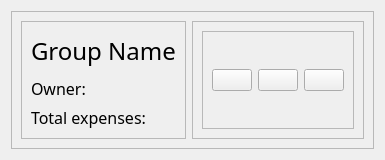
                         <widget class="QWidget" name="GrpHeader" native="true">
                          <property name="sizePolicy">
                           <sizepolicy hsizetype="Preferred" vsizetype="Fixed">
                            <horstretch>0</horstretch>
                            <verstretch>0</verstretch>
                           </sizepolicy>
                          </property>
                          <property name="minimumSize">
                           <size>
                            <width>0</width>
                            <height>100</height>
                           </size>
                          </property>
                          <layout class="QVBoxLayout" name="verticalLayout_33">
                           <item>
                            <widget class="QFrame" name="GrpHeaderSubContainer">
                             <property name="sizePolicy">
                              <sizepolicy hsizetype="Preferred" vsizetype="Fixed">
                               <horstretch>0</horstretch>
                               <verstretch>0</verstretch>
                              </sizepolicy>
                             </property>
                             <property name="minimumSize">
                              <size>
                               <width>0</width>
                               <height>126</height>
                              </size>
                             </property>
                             <property name="maximumSize">
                              <size>
                               <width>16777215</width>
                               <height>200</height>
                              </size>
                             </property>
                             <property name="frameShape">
                              <enum>QFrame::StyledPanel</enum>
                             </property>
                             <property name="frameShadow">
                              <enum>QFrame::Raised</enum>
                             </property>
                             <layout class="QHBoxLayout" name="horizontalLayout_25">
                              <item>
                               <widget class="QFrame" name="frame_13">
                                <property name="frameShape">
                                 <enum>QFrame::StyledPanel</enum>
                                </property>
                                <property name="frameShadow">
                                 <enum>QFrame::Raised</enum>
                                </property>
                                <layout class="QVBoxLayout" name="verticalLayout_38">
                                 <item>
                                  <widget class="QLabel" name="GrpName">
                                   <property name="sizePolicy">
                                    <sizepolicy hsizetype="Preferred" vsizetype="Fixed">
                                     <horstretch>0</horstretch>
                                     <verstretch>0</verstretch>
                                    </sizepolicy>
                                   </property>
                                   <property name="minimumSize">
                                    <size>
                                     <width>0</width>
                                     <height>40</height>
                                    </size>
                                   </property>
                                   <property name="font">
                                    <font>
                                     <family>Swis721 Blk BT</family>
                                     <pointsize>18</pointsize>
                                    </font>
                                   </property>
                                   <property name="text">
                                    <string>Group Name</string>
                                   </property>
                                  </widget>
                                 </item>
                                 <item>
                                  <widget class="QLabel" name="grp_owner">
                                   <property name="font">
                                    <font>
                                     <family>Swis721 Blk BT</family>
                                     <pointsize>12</pointsize>
                                    </font>
                                   </property>
                                   <property name="text">
                                    <string>Owner: </string>
                                   </property>
                                  </widget>
                                 </item>
                                 <item>
                                  <widget class="QLabel" name="GrpTotalExpense">
                                   <property name="font">
                                    <font>
                                     <family>Swis721 Blk BT</family>
                                     <pointsize>12</pointsize>
                                    </font>
                                   </property>
                                   <property name="text">
                                    <string>Total expenses: </string>
                                   </property>
                                  </widget>
                                 </item>
                                </layout>
                               </widget>
                              </item>
                              <item>
                               <widget class="QFrame" name="frame_14">
                                <property name="frameShape">
                                 <enum>QFrame::StyledPanel</enum>
                                </property>
                                <property name="frameShadow">
                                 <enum>QFrame::Raised</enum>
                                </property>
                                <layout class="QHBoxLayout" name="horizontalLayout_27">
                                 <item alignment="Qt::AlignRight">
                                  <widget class="QFrame" name="frame_15">
                                   <property name="frameShape">
                                    <enum>QFrame::StyledPanel</enum>
                                   </property>
                                   <property name="frameShadow">
                                    <enum>QFrame::Raised</enum>
                                   </property>
                                   <layout class="QHBoxLayout" name="horizontalLayout_26">
                                    <item>
                                     <widget class="QPushButton" name="AddMembersBtn_7">
                                      <property name="toolTip">
                                       <string>Add Members</string>
                                      </property>
                                      <property name="text">
                                       <string/>
                                      </property>
                                      <property name="icon">
                                       <iconset resource="resource2.qrc">
                                        <normaloff>:/icons2/icons2/user-plus.svg</normaloff>:/icons2/icons2/user-plus.svg</iconset>
                                      </property>
                                      <property name="iconSize">
                                       <size>
                                        <width>32</width>
                                        <height>32</height>
                                       </size>
                                      </property>
                                     </widget>
                                    </item>
                                    <item>
                                     <widget class="QPushButton" name="AddExpensesBtn">
                                      <property name="toolTip">
                                       <string>Add Expenses</string>
                                      </property>
                                      <property name="text">
                                       <string/>
                                      </property>
                                      <property name="icon">
                                       <iconset resource="resource2.qrc">
                                        <normaloff>:/icons2/icons2/plus-circle.svg</normaloff>:/icons2/icons2/plus-circle.svg</iconset>
                                      </property>
                                      <property name="iconSize">
                                       <size>
                                        <width>32</width>
                                        <height>32</height>
                                       </size>
                                      </property>
                                     </widget>
                                    </item>
                                    <item>
                                     <widget class="QPushButton" name="EditGrpBtn">
                                      <property name="toolTip">
                                       <string>Edit Group Information</string>
                                      </property>
                                      <property name="text">
                                       <string/>
                                      </property>
                                      <property name="icon">
                                       <iconset resource="resource2.qrc">
                                        <normaloff>:/icons2/icons2/edit-2.svg</normaloff>:/icons2/icons2/edit-2.svg</iconset>
                                      </property>
                                      <property name="iconSize">
                                       <size>
                                        <width>32</width>
                                        <height>32</height>
                                       </size>
                                      </property>
                                     </widget>
                                    </item>
                                   </layout>
                                  </widget>
                                 </item>
                                </layout>
                               </widget>
                              </item>
                             </layout>
                            </widget>
                           </item>
                          </layout>
                         </widget>
